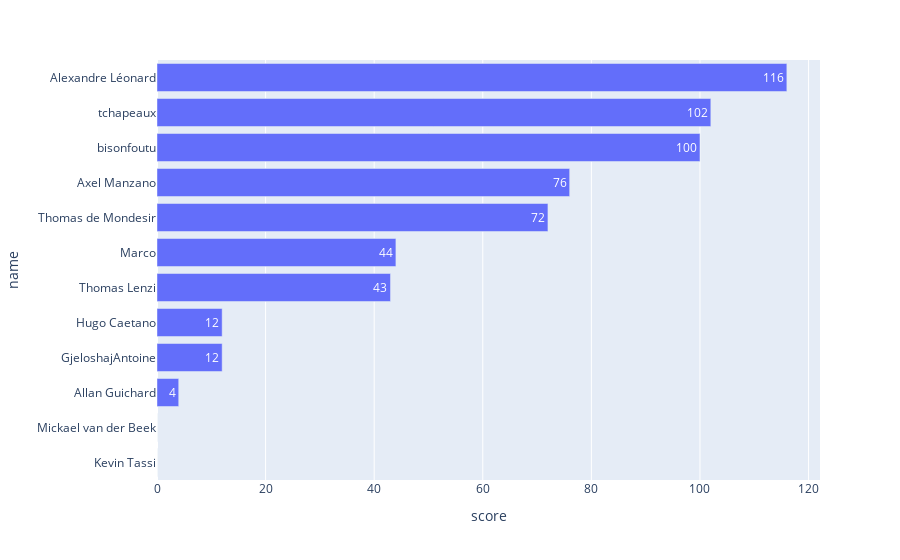

Write notebook code for a chart like this one.
### Code cell
import plotly.express as px
fig = px.bar(temp, x="score", y="name", orientation='h', text='score')
fig.show()

### Figure 1 — Plotly figure (JSON) as saved in the notebook; plotly's stock layout.template omitted (floating-point values rounded to 4 significant figures)
{"data": [{"alignmentgroup": "True", "hovertemplate": "score=%{text}<br>name=%{y}<extra></extra>", "legendgroup": "", "marker": {"color": "#636efa", "pattern": {"shape": ""}}, "name": "", "offsetgroup": "", "orientation": "h", "showlegend": false, "text": ["0", "0", "4", "12", "12", "43", "44", "72", "76", "100", "102", "116"], "textposition": "auto", "type": "bar", "x": [0, 0, 4, 12, 12, 43, 44, 72, 76, 100, 102, 116], "xaxis": "x", "y": ["Kevin Tassi", "Mickael van der Beek", "Allan Guichard", "GjeloshajAntoine", "Hugo Caetano", "Thomas Lenzi", "Marco", "Thomas de Mondesir", "Axel Manzano", "bisonfoutu", "tchapeaux", "Alexandre Léonard"], "yaxis": "y"}], "layout": {"barmode": "relative", "legend": {"tracegroupgap": 0}, "margin": {"t": 60}, "xaxis": {"anchor": "y", "domain": [0, 1], "title": {"text": "score"}}, "yaxis": {"anchor": "x", "domain": [0, 1], "title": {"text": "name"}}}}
